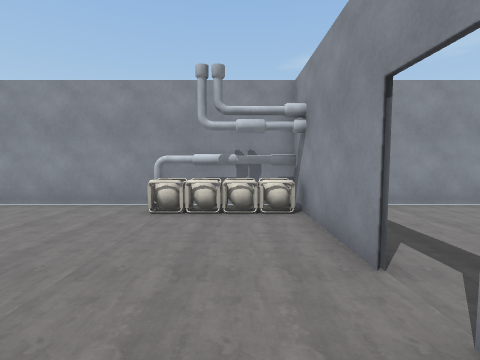
[1] (above)

23 first-person views from a walk through a scene from a Unity 3-D project. The camera is 1.4 m above the floor, tilts 4° down and sees 85° across. Doors are open. The floor is counted in squares, 1 m on a side. Each view is taken from the middle of a square. On the plan, view 1 faces up. The plan holds only what a view shows up to about 13 squares ahead; the rest is blank. The place goes on beyond the plan. Some surface patterns are stand-ins.

[2]
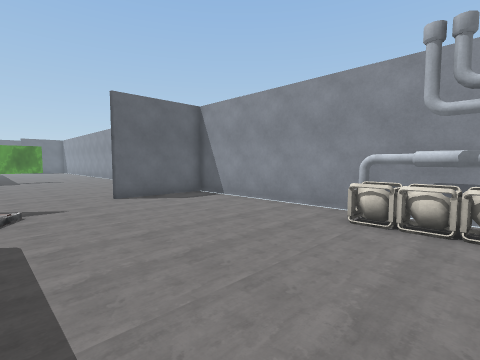

[3]
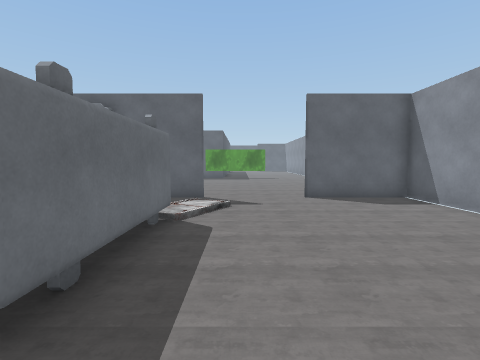

[4]
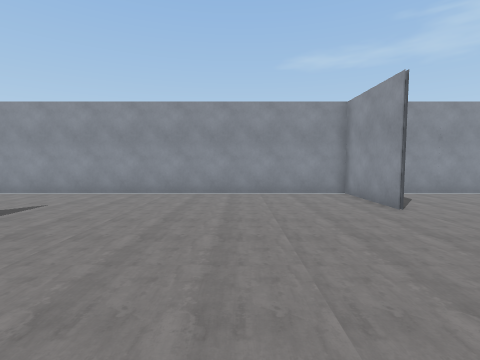

[5]
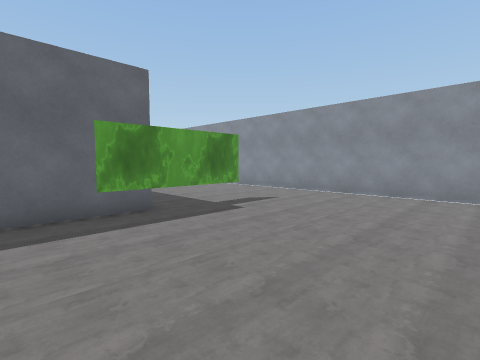

[6]
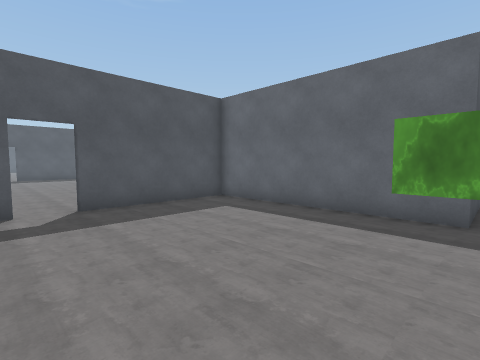

[7]
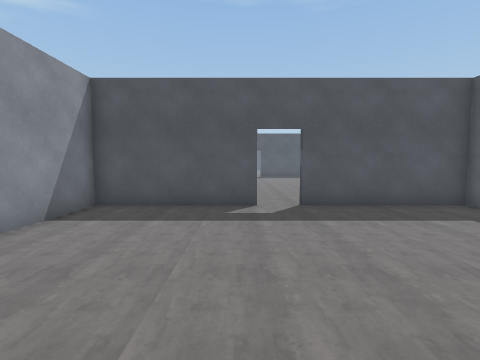

[8]
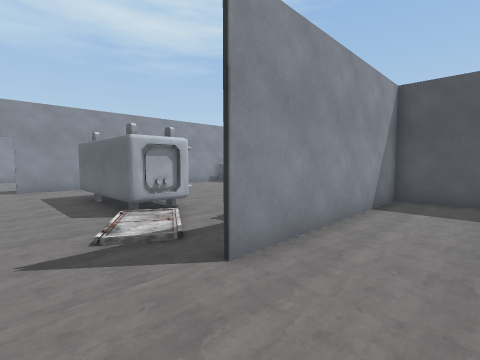

[9]
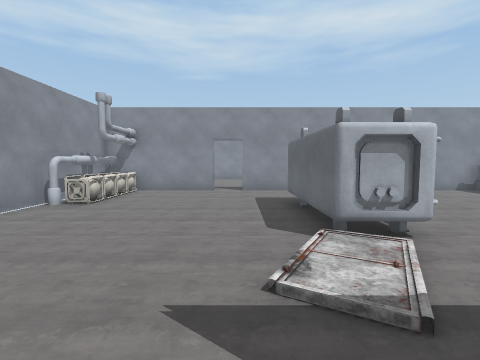

[10]
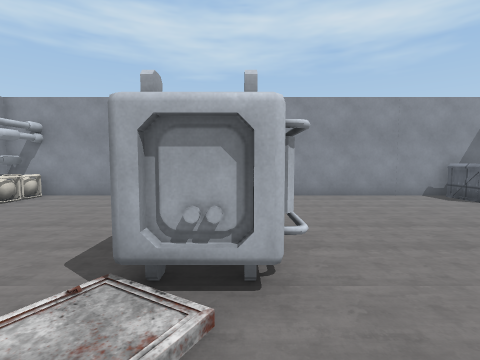

[11]
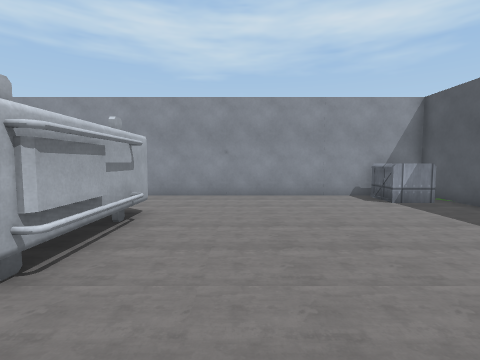

[12]
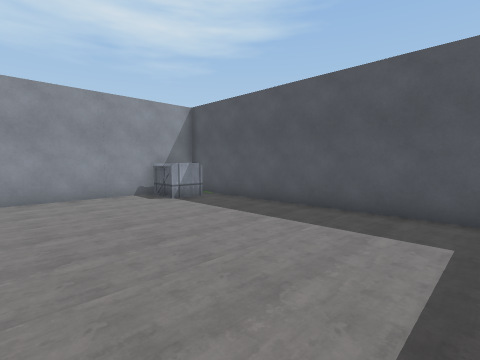

[13]
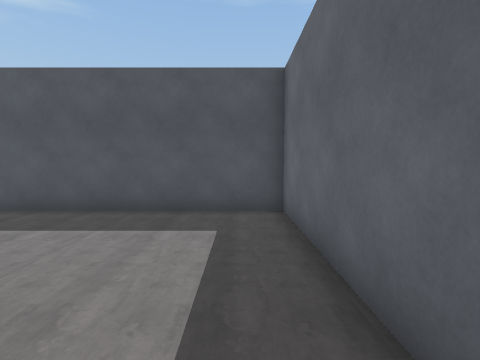

[14]
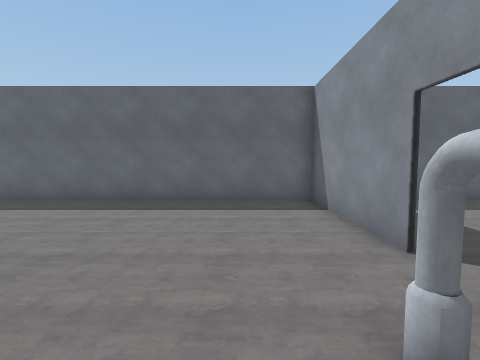

[15]
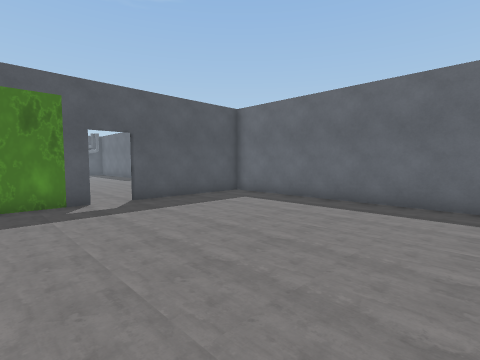

[16]
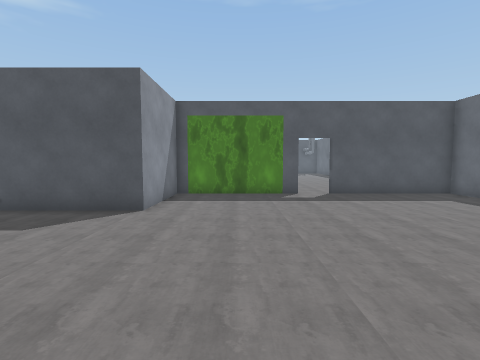

[17]
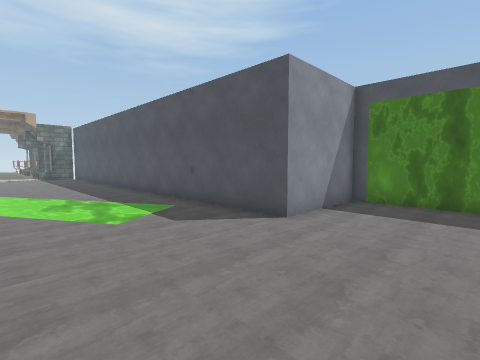

[18]
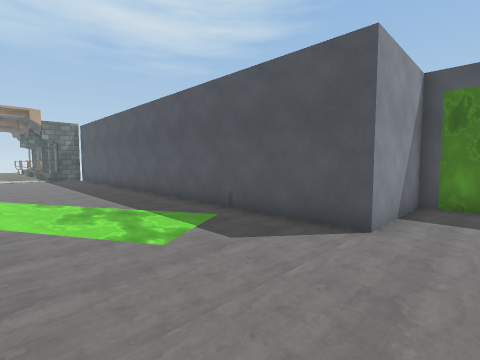

[19]
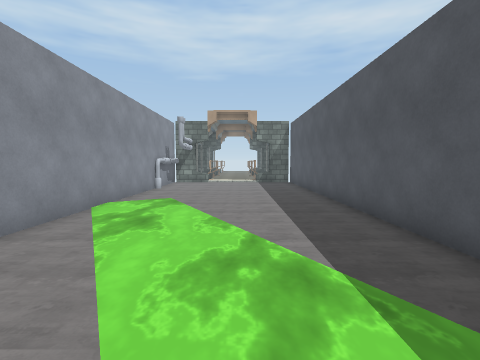

[20]
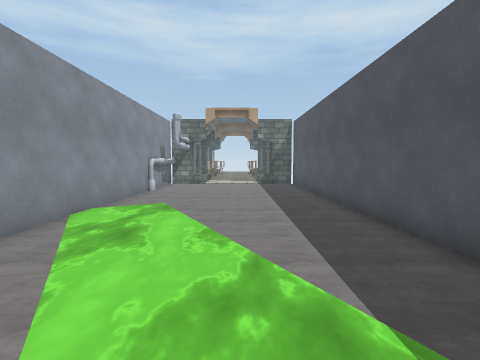

[21]
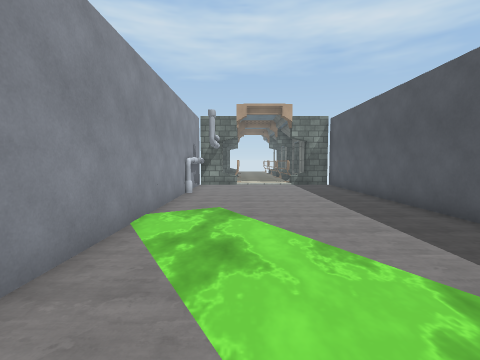

[22]
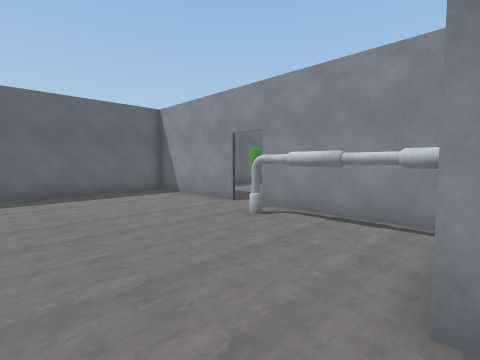

[23]
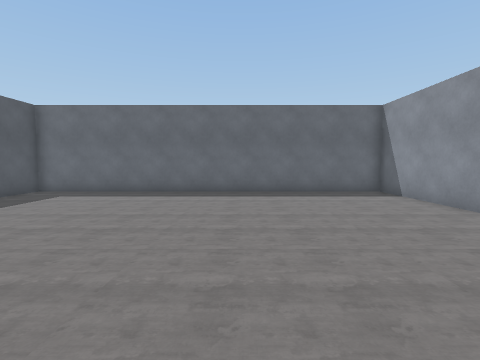

### Floor plan
Key: @ floor where view 1 was taken; # wall or solid block; . floor; D open door; C container; O other object.
Columns run from 23 left of view 1 to 7 right of it. Each row starts with its distance up from view 1.
  9 #############OOOO########O  OOO
  8  .....       O       ####O
  7  .....       O       OOOOO
  6  .....       O           O
  5  .....       O           O
  4  #....       D           #
  3  #....    .  D           D
  2  #....      .D         . D
  1  #....  .    D         . #
  0 OO....       #   OOOOO @ #
 -1  O....       #.  OOOOO   #
 -2  O....       #   OOOO    #
 -3  O....  .    #           #
 -4  O....       #.          O
 -5  O....       #           O
 -6  O....       #           O
 -7  OOOO#DD######           O
 -8  #.... D     O           O
 -9  #....  #####O         CCO
-10  #....    .  O         C O
-11  #....       OOOO######CCOOOOOO
-12  #....    .          ....    #O
-13  #....             ......
-14  #....   ... .   ........
-15  #....          ........
-16  #....         .......
-17  #....         .....
-18  #....          ...
-19  #....          OO  #########O
-20  #....       O  O#############O
-21  #....       O
-22  #....       O
-23  #OOO#DD#####O
-24  O    DD     #

Where each view was taken, in squares from view 1:
view 1: 0 up, 0 right, facing up
view 2: 1 up, 0 right, facing up-left
view 3: 2 up, 0 right, facing left
view 4: 3 down, 15 left, facing up
view 5: 3 down, 15 left, facing up-left
view 6: 1 up, 15 left, facing down-left
view 7: 1 up, 15 left, facing down
view 8: 3 up, 13 left, facing down-right
view 9: 2 up, 11 left, facing right
view 10: 1 down, 9 left, facing right
view 11: 4 down, 9 left, facing right
view 12: 4 down, 9 left, facing down-right
view 13: 4 down, 9 left, facing down
view 14: 10 down, 13 left, facing left
view 15: 14 down, 13 left, facing down-left
view 16: 12 down, 13 left, facing down
view 17: 14 down, 14 left, facing down-right
view 18: 14 down, 12 left, facing down-right
view 19: 16 down, 8 left, facing right
view 20: 16 down, 7 left, facing right
view 21: 14 down, 6 left, facing right
view 22: 14 down, 10 left, facing up-left
view 23: 14 down, 10 left, facing left
